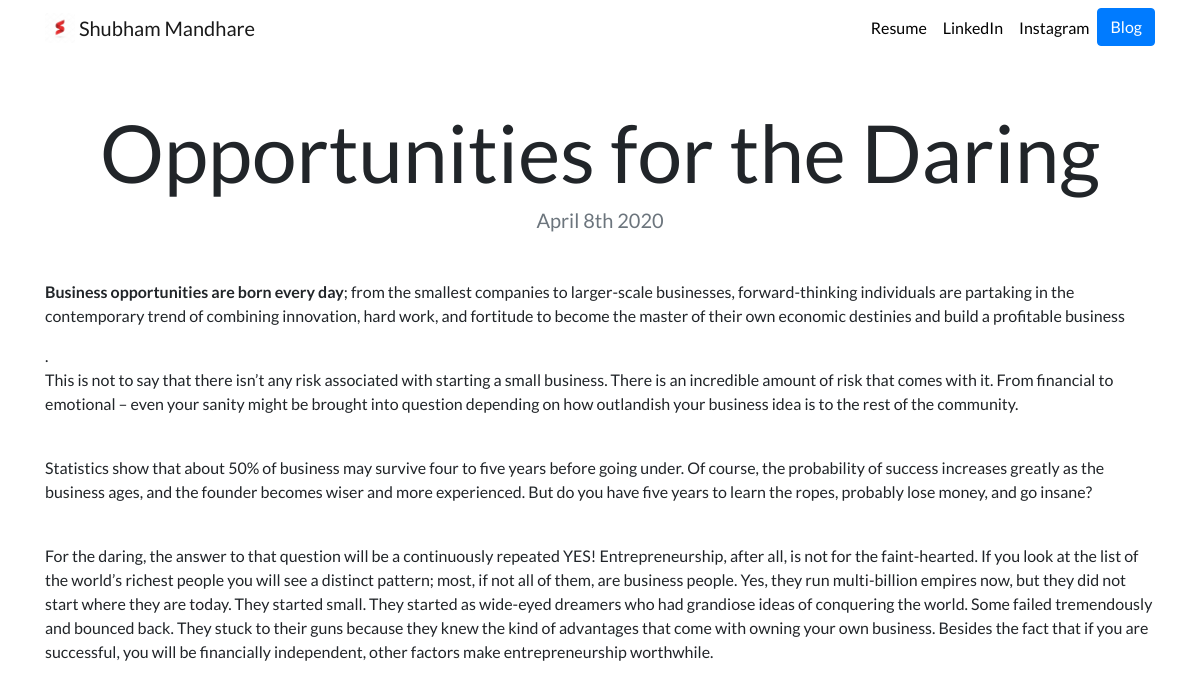
Page /blog/1/ on the committed database.
### blog/models.py (models this page shows, shortened)
class Blog(models.Model):
    title = models.CharField(max_length=200)
    description = models.TextField()
    date = models.DateField()

### blog/views.py (the view)
# urls.py: path('<int:blog_id>/',views.detail, name='detail'),
def detail(request, blog_id):
    blog = get_object_or_404(Blog, pk=blog_id)
    return render(request,'blog/detail.html',{'blog':blog})

### blog/templates/blog/detail.html
{% extends "portfolio/base.html" %}
{% load static %}
{% block content %}
<h1 class="text-center mt-5" id="blogdetailtitle">{{ blog.title }}</h1>
<h5 class="text-center text-muted mb-5">{{ blog.date|date:'F jS Y' }}</h5>
{{ blog.description|safe }}
{% endblock %}

### portfolio/static/portfolio/custom.css (style rules this page uses)
body { font-family: 'Lato', sans-serif; }
@media (min-width: 992px) { #blogdetailtitle { font-size: 5rem; } }

### rows in the picture
Blog: title "Opportunities for the Daring", date "April 8th 2020", description "Business opportunities are born every day ; from the smallest companies to larger-scale businesses, forward-thinking individuals are partaking in the contemporary trend of combining innovation, hard work, and fortitude to become the master of their own economic destinies and build a profitable business . This is not to say that there isn’t any risk associated with starting a small business. There is an incredible amount of risk that comes with it. From financial to emotional – even your sanity might be brought into question depending on how outlandish your business idea is to the rest of the community. Statistics show that about 50% of business may survive four to five years before going…"
